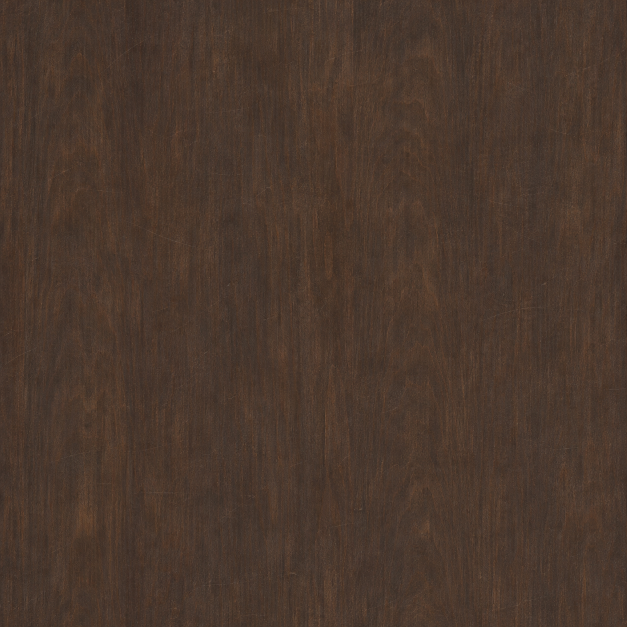
#> input picture Assets/Transperceneige/Pass/Station/WeatheredWalnut.png, 1254 x 1254 px (shown at 1/2 size)
$ python case_finishes.py
#> lines starting #> are read from the running program, lines starting #| are printed output that depends on the picture
"""Surface swatches for the railway parcel trunk and the mineral-faced strongbox."""
from math import sin,pi
from pathlib import Path
from random import Random
from PIL import Image,ImageDraw,ImageFilter,ImageOps

root=Path(__file__).resolve().parents[3]/"Assets/Transperceneige/Pass"
out=root/"Cases"
out.mkdir(exist_ok=True)
wood=Image.open(root/"Station/WeatheredWalnut.png").convert("L").resize((512,512),Image.Resampling.LANCZOS)
wood=ImageOps.autocontrast(wood,cutoff=1)
ImageOps.colorize(wood,(96,49,35),(198,132,88),mid=(158,87,58)).save(out/"Oxblood trunk boards.png",optimize=True)
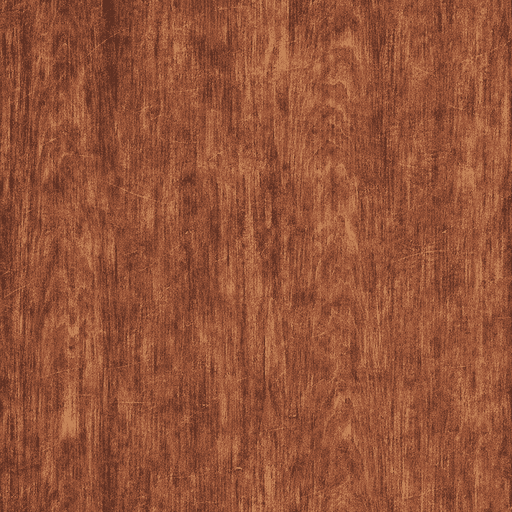
#> saved as Oxblood trunk boards.png: PIL image 512x512 RGB; mean R, G, B 148.8, 83.6, 56.1
r=Random(1935)
cloud=Image.new('L',(19,19));cloud.putdata([r.randint(105,155) for _ in range(19*19)])
#> after `cloud = Image.new('L', (19, 19))`: cloud: PIL image 19x19 L; every value is 0
cloud=cloud.resize((512,512),Image.Resampling.BICUBIC).filter(ImageFilter.GaussianBlur(4))
#> cloud: PIL image 512x512 L
veins=Image.new('L',(512,512));v=ImageDraw.Draw(veins)
#> after `veins = Image.new('L', (512, 512))`: veins: PIL image 512x512 L; every value is 0
for k in range(18):
    x=r.randrange(-230,590);y=r.randrange(-80,540);slope=r.uniform(-.18,.46)
    pts=[]
    for j in range(r.randrange(28,64)):
        x+=r.uniform(4,9);y+=5*slope+r.uniform(-2.4,2.0)
        pts.append((x,y+6*sin(j*.12+k)))
    v.line(pts,fill=r.randrange(35,80),width=r.choice((1,1,2,3)))
net=veins.filter(ImageFilter.GaussianBlur(1.15))
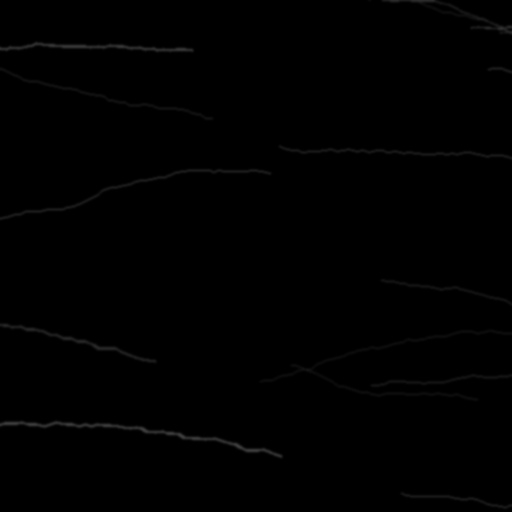
#> net: PIL image 512x512 L; min 0, max 61, mean 0.8
mineral=Image.new('RGB',(512,512)); px=[]
#> after `mineral = Image.new('RGB', (512, 512))`: mineral: PIL image 512x512 RGB; every value is 0
for a,b in zip(cloud.getdata(),net.getdata()):
    n=(a-128)*.24-b*.37+r.uniform(-1.5,1.5)
    px.append(tuple(int(c+n) for c in (224,213,186)))
#> this loop made 262144 passes
#> (a, n) on passes 1 to 3: (108, -6.08), (108, -5.02), (108, -3.62)
#> after the loop, px = 262144 items
mineral.putdata(px);mineral.save(out/"Marbled cream panels.png",optimize=True)
#> after `mineral.putdata(px)`:
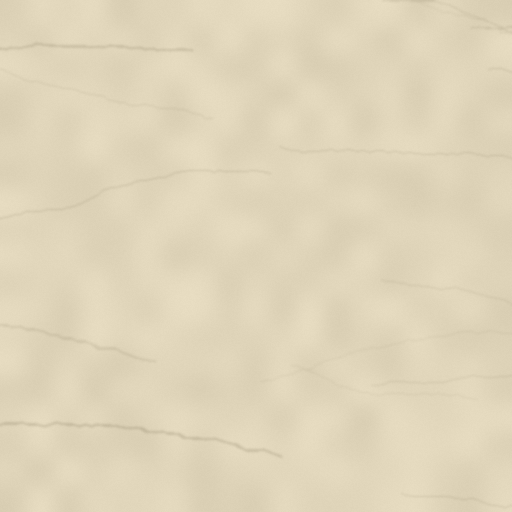
#> mineral: PIL image 512x512 RGB; mean R, G, B 223.8, 212.8, 185.8

# Suede turns softly at grazing angles. Both edge seams run lengthwise;
# no ring wraps around a finger joint. The palm and working tips are slightly worn.
import numpy as np
rr=np.random.default_rng(1891)
yy,xx=np.mgrid[:512,:512]
u=(xx+.5)/512;v=1-(yy+.5)/512
palm=(1-np.sin(2*pi*u))*.5
irregular=np.array(cloud,dtype=float)-128
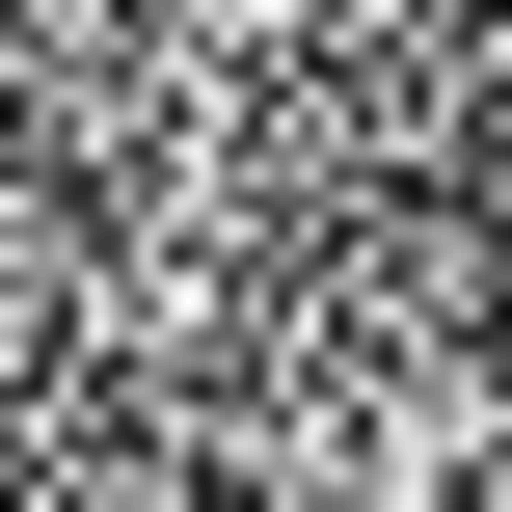
#> irregular: shape (512, 512) float64; min -30, max 33, mean 2.3; drawn with min black and max white
noise=rr.normal(0,1.7,(512,512))
nap=rr.random((512,512))>.96
seams=np.maximum.reduce([np.exp(-((u-c)/.0038)**2) for c in (.032,.469)])
thread=seams*(.23+.77*(np.sin(v*2*pi*39)>.10))
shade=-13*palm-5*np.exp(-((v-.97)/.087)**2)-6*thread+irregular*.084+noise+1.5*nap
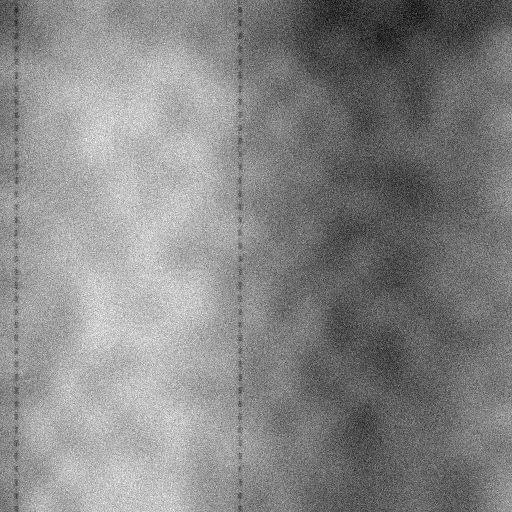
#> shade: shape (512, 512) float64; min -23.18, max 7.92, mean -6.83; drawn with min black and max white
rgb=np.stack([np.clip(base+shade,0,255).astype("uint8") for base in (177,165,150)],axis=2)
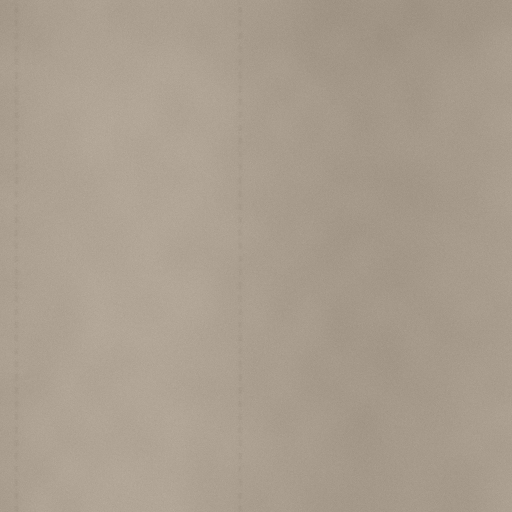
#> rgb: shape (512, 512, 3); mean of channels 0, 1, 2 169.7, 157.7, 142.7; drawn as R, G, B
Image.fromarray(rgb).save(out/"Greige suede.png",optimize=True)
fibre=rr.normal(0,1,(512,512))
du=(np.roll(fibre,1,1)-np.roll(fibre,-1,1))*.027
dv=(np.roll(fibre,1,0)-np.roll(fibre,-1,0))*.043
normal=np.stack((du,dv,np.ones_like(du)),axis=2);normal/=np.linalg.norm(normal,axis=2)[:,:,None]
Image.fromarray(((normal*.5+.5)*255).astype("uint8")).save(out/"Suede nap.png",optimize=True)
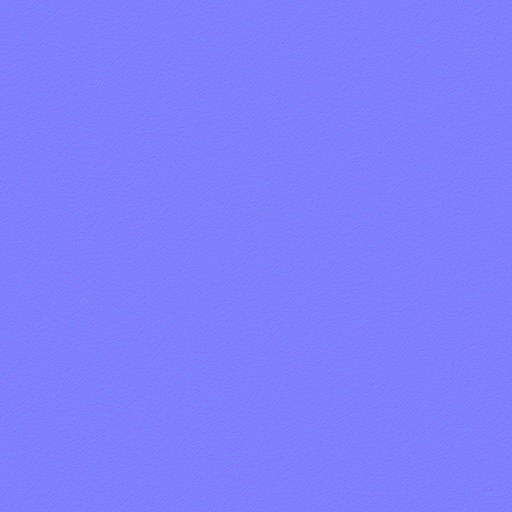
#> saved as Suede nap.png: PIL image 512x512 RGB; mean R, G, B 127, 127, 253.9
